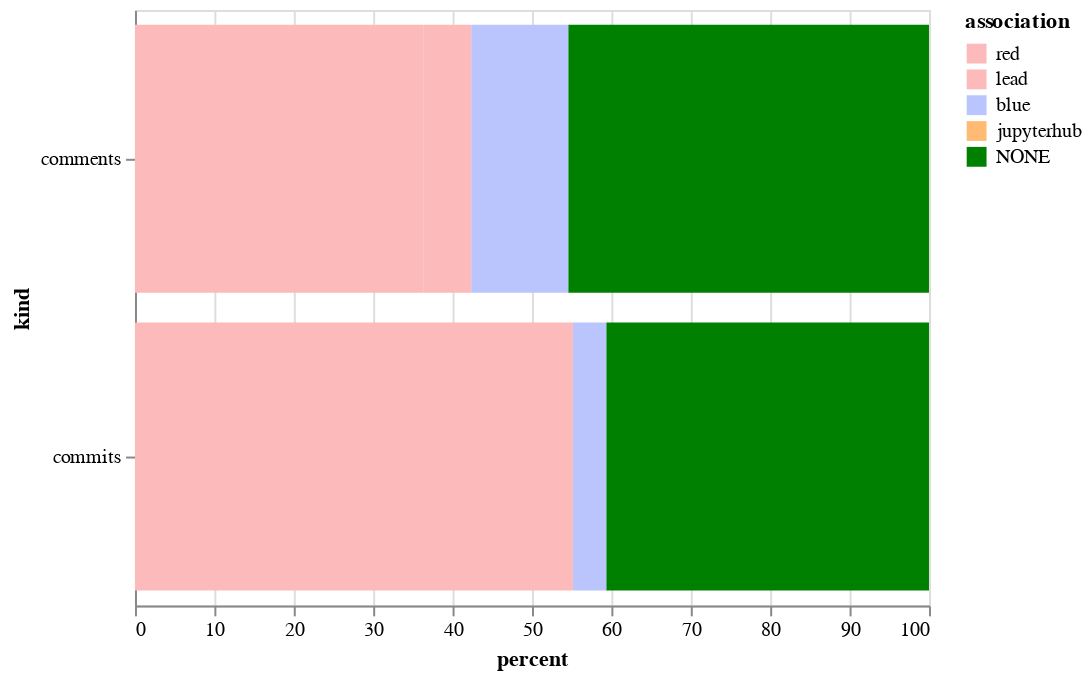

The notebook cell saved with this chart:
### Code cell
alt.Chart(totalboth).mark_bar().encode(
    x='percent',
    y='kind',
    color=alt.Color('association', scale=color_scale)
)

### Figure 1 — Vega-Lite specification as saved in the notebook (floating-point values rounded to 4 significant figures)
{"$schema": "https://vega.github.io/schema/vega-lite/v2.6.0.json", "config": {"view": {"height": 300, "width": 400}}, "data": {"name": "data-1b887192dea9f559aaddb8e74d3a0c25"}, "datasets": {"data-1b887192dea9f559aaddb8e74d3a0c25": [{"association": "NONE", "kind": "comments", "percent": 45.43}, {"association": "blue", "kind": "comments", "percent": 12.22}, {"association": "lead", "kind": "comments", "percent": 6.05}, {"association": "red", "kind": "comments", "percent": 36.3}, {"association": "NONE", "kind": "commits", "percent": 40.65}, {"association": "blue", "kind": "commits", "percent": 4.194}, {"association": "lead", "kind": "commits", "percent": 25.81}, {"association": "red", "kind": "commits", "percent": 29.35}]}, "encoding": {"color": {"field": "association", "scale": {"domain": ["red", "lead", "blue", "jupyterhub", "NONE"], "range": ["#fdbaba", "#fdbaba", "#bac5fd", "#ffbb74", "green"]}, "type": "nominal"}, "x": {"field": "percent", "type": "quantitative"}, "y": {"field": "kind", "type": "nominal"}}, "mark": "bar"}
